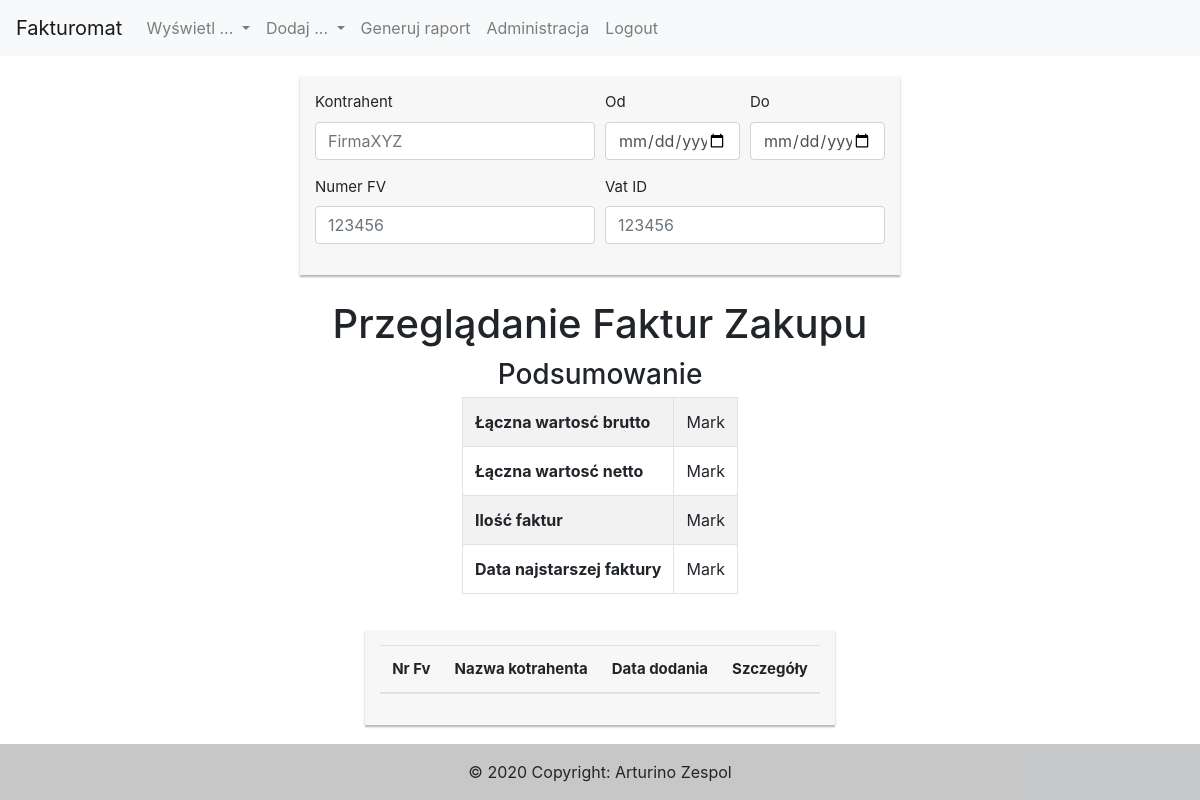
Page /index.php?action=invoicePurchase-show (signed in) on the earlier database version.
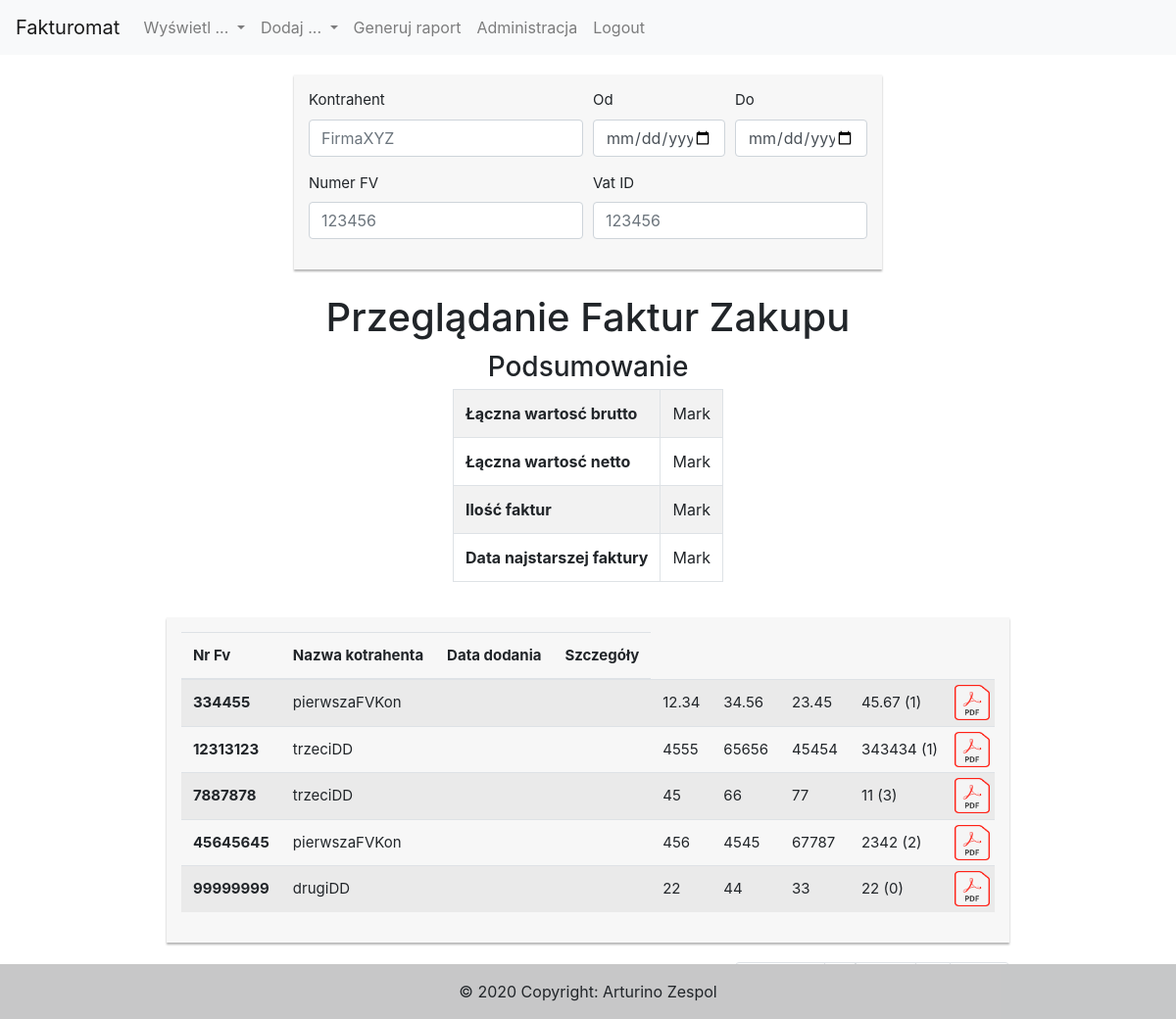
Same page on the later database version.
### tables this page shows
CREATE TABLE `invoicepurchase` (
`id` int(11) NOT NULL,
`invoiceNumber` varchar(255) NOT NULL,
`addDate` date NOT NULL,
`vatID` int(11) NOT NULL,
`amountNet` double NOT NULL,
`amountTax` double NOT NULL,
`amountGross` double NOT NULL,
`amountNetCurrencyValue` double NOT NULL,
`amountNetCurrency` int(2) NOT NULL
);

CREATE TABLE `contractor` (
  `vatID` int(11) NOT NULL,
  `name` varchar(100) NOT NULL
);

### models/repositories/InvoicePurchaseRepository.php (called while the page is built, shortened)
<?php
global $config;
class InvoicePurchaseRepository
{
    public function getAll( $limit = 0, $order="addDate") {
        global $config;
        $pdo = new PDO($config['dsn'], $config['login'], $config['password']);
        $query = "SELECT `id`, `invoiceNumber`, `addDate`,k.`vatID`,`name`, `amountNet`, `amountTax`, `amountGross`, `amountNetCurrencyValue`, `amountNetCurrency` FROM `invoicepurchase` as `f` INNER JOIN `contractor` as `k` on k.vatID=f.vatID ORDER BY $order DESC".($limit != 0 ? " LIMIT $limit" : "");
        $sth = $pdo->prepare($query);
        $sth->execute();
        $result = $sth->fetchAll(PDO::FETCH_CLASS, "InvoicePurchase");
        return $result;
    }
}

### models/InvoicePurchase.php (called while the page is built, shortened)
<?php
class InvoicePurchase implements \JsonSerializable
{
    private $id;
    private $name;
    private $invoiceNumber;
    private $amountNet;
    private $amountGross;
    private $amountTax;
    private $amountNetCurrency;
    private $amountNetCurrencyValue;
    public function getId()
    {
        return $this->id;
    }
    public function getName()
    {
        return $this->name;
    }
    public function getInvoiceNumber()
    {
        return $this->invoiceNumber;
    }
    public function getAmountNet()
    {
        return $this->amountNet;
    }
    public function getAmountGross()
    {
        return $this->amountGross;
    }
    public function getAmountTax()
    {
        return $this->amountTax;
    }
    public function getAmountNetCurrency()
    {
        return $this->amountNetCurrency;
    }
    public function getAmountNetCurrencyValue()
    {
        return $this->amountNetCurrencyValue;
    }
}

### views/InvoicePurchase/invoicePurchaseIndexView.php (the view, shortened to what the changed rows need)
<?php
class invoicePurchaseIndexView
{
    public static function render( $recordsMainTable, $numberOfRecordsInDB, $reportData = [])
    {
        $id = "invoicePurchaseIndex";
        ?>
        <?= Layout::header() ?>
            <div class="row">
                <div class="col-md col-md-auto">
                    <h1 class="title">Przeglądanie Faktur Zakupu</h1>
                </div>
                <div class="col-md col-md-auto">
                    <table class="table table-striped table-bordered">
                        <tbody>
                        <tr>
                            <th scope="row">Łączna wartosć brutto</th>
                        </tr>
                        <tr>
                            <th scope="row">Łączna wartosć netto</th>
                        </tr>
                        <tr>
                            <th scope="row">Ilość faktur</th>
                        </tr>
                        <tr>
                            <th scope="row">Data najstarszej faktury</th>
                        </tr>
                        </tbody>
                    </table>
                </div>
            </div>
            <div class="row">
                <div class="col-md col-md-auto">
                    <div id="invoice-sale-index" class="my-form-box">
                        <table id="<?= $id ?>Table" class="table table-striped">
                            <thead>
                            <tr>
                                <th scope="col">Nr Fv</th>
                                <th scope="col">Nazwa kotrahenta</th>
                                <th scope="col">Data dodania</th>
                                <th scope="col" class="showDataIndexTableTight">Szczegóły</th>
                            </tr>
                            </thead>
                            <tbody>
                                <?php
                                    foreach ($recordsMainTable as $val) {
                                        echo '<tr>';
                                        echo '<th scope="row">'.$val->getInvoiceNumber().'</th>';
                                        echo '<td class="invoiceSaleIndexTableContractorName">'.$val->getName().'</td>';
                                        echo '<td class="invoiceSaleIndexTableAddDate">'.$val->getDate().'</td>';
                                        echo '<td class="showDataIndexTableWider">'.$val->gettaxID().'</td>';
                                        echo '<td class="showDataIndexTableWider">'.$val->getAmountNet().'</td>';
                                        echo '<td class="showDataIndexTableWider">'.$val->getAmountGross().'</td>';
                                        echo '<td class="showDataIndexTableWider">'.$val->getAmountTax().'</td>';
                                        echo '<td class="showDataIndexTableWider">'.$val->getAmountNetCurrencyValue().' ('.$val->getAmountNetCurrency().')</td>';
                                        echo '<td class="showDataIndexTableWider"><a class="btn" href="index.php?action=getFile&fileType=invoiceSale&fileNumber='
                                            .$val->getId()
                                            .'"><img class="pdfIcon" src="./images/pdf_image.png"></a></td>';
                                        echo '</tr>';
                                    }
                                ?>
                            </tbody>
                        </table>
                    </div>
                </div>
            </div>
        <?= Layout::footer() ?>
        <?php
        $html = ob_get_clean();
        return $html;
    }
}
?>

Differences in the rows shown:
added invoicepurchase: invoiceNumber "334455", vatID.name "pierwszaFVKon", amountNet "12.34", amountGross "34.56", amountTax "23.45", amountNetCurrencyValue "45.67", amountNetCurrency "1"
added invoicepurchase: invoiceNumber "12313123", vatID.name "trzeciDD", amountNet "4555", amountGross "65656", amountTax "45454", amountNetCurrencyValue "343434", amountNetCurrency "1"
added invoicepurchase: invoiceNumber "7887878", vatID.name "trzeciDD", amountNet "45", amountGross "66", amountTax "77", amountNetCurrencyValue "11", amountNetCurrency "3"
added invoicepurchase: invoiceNumber "45645645", vatID.name "pierwszaFVKon", amountNet "456", amountGross "4545", amountTax "67787", amountNetCurrencyValue "2342", amountNetCurrency "2"
added invoicepurchase: invoiceNumber "99999999", vatID.name "drugiDD", amountNet "22", amountGross "44", amountTax "33", amountNetCurrencyValue "22", amountNetCurrency "0"
